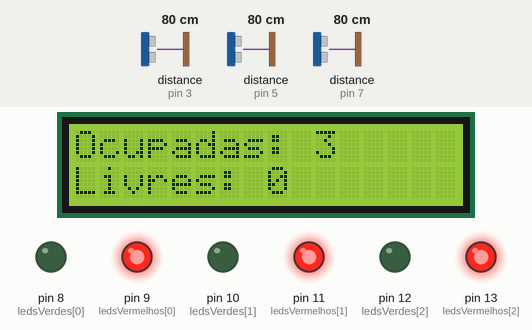
Bench run of a sketch on a simulated Arduino Uno, built with avr-gcc and run on an emulated ATmega328P. Parts: 16×2 character LCD, output pins drawn as LEDs (lit = HIGH). Wiring (inferred from the names in the program): 3 × ultrasonic range finder: trigger pin 2, echo pin 3 / trigger pin 4, echo pin 5 / trigger pin 6, echo pin 7. The inputs (shaded band) are chosen by the test bench; at power-on: distance to the obstacle (sensors on pin 3, pin 5, pin 7) 80 cm. The echo pulse lasts 58.3 µs per cm; pins used as bus, display or sensor lines are not drawn.

Above: at 3.2 s.
3.3 s: distance to the obstacle (sensor on pin 3) set to 97 cm
5.3 s: distance to the obstacle (sensor on pin 3) set to 108 cm
At 7.2 s:
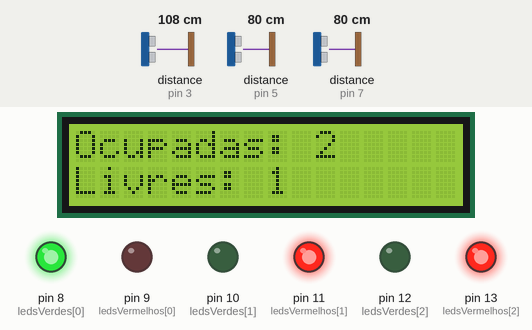
7.8 s: distance to the obstacle (sensor on pin 5) set to 99 cm
9.5 s: distance to the obstacle (sensor on pin 5) set to 106 cm
At 10.9 s:
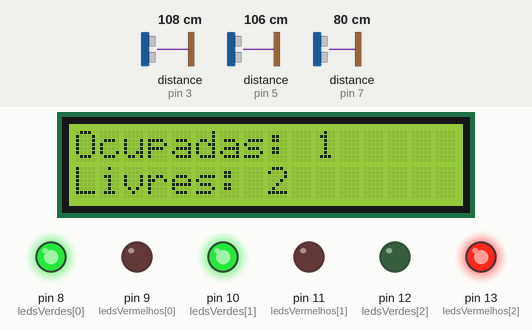
11.9 s: distance to the obstacle (sensor on pin 7) set to 99 cm
13.7 s: distance to the obstacle (sensor on pin 7) set to 105 cm
At 16.0 s:
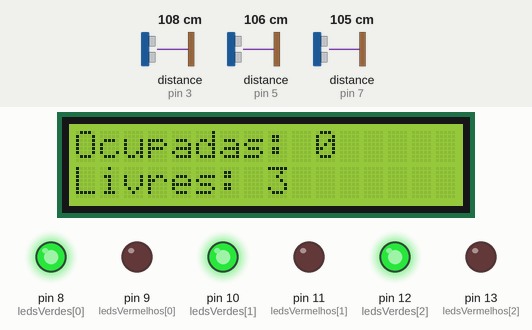
Timing chart, 0 to 17.1 s (numbered marks = the images above; inputs shaded):
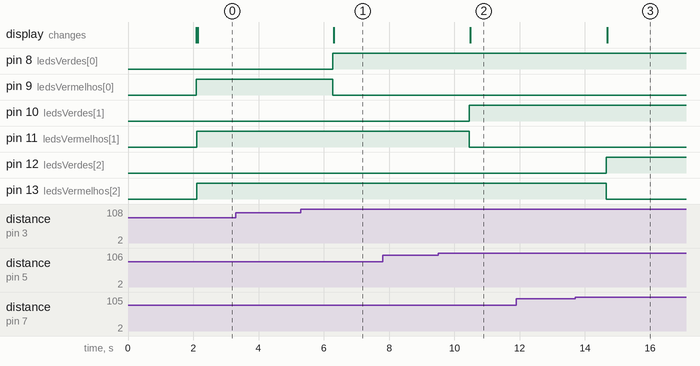

The sketch:

CODIGO_ARDUINO_BICICLETARIO.ino
```cpp
//Bibliotecas
//Bibliotecas encontradas no livro Automação e Instrumentação Industrial com Arduino Teoria e Projetos(Livro Fisico)
//Pag. 201 (ALBUQUERQUE; ALEXANDRIA, 2015)
#include <Wire.h> //Biblioteca usada pelo LCD I2C
#include <LiquidCrystal_I2C.h> //Controlar o Display I2C

//Biblioteca SoftwareSerial para comunicação serial assíncrona (UART) com o módulo ESP8266
//Livro consultado: Programação com Arduino: Começando com Sketches de Simon Monk, 2. ed. Bookman (Biblioteca Online), Cap. 11
//Documentação oficial consultada em https://docs.arduino.cc/learn/built-in-libraries/software-serial/
#include <SoftwareSerial.h>

//Inicializa o LCD, 16x2 é o tamanho do display e o 0x27 é o endereço I2C tipo "IP"
LiquidCrystal_I2C lcd(0x27, 16, 2);

//Define os pinos A0 (RX) e A1 (TX) como porta serial secundária para enviar dados ao ESP8266.
//Segundo o livro Automação e Instrumentação Industrial com Arduino Teoria e Projetos (Livro Fisico) Pag. 62,
//os pinos analógicos A0 a A5 (registrador PORTC do ATmega328P) também operam como entradas e saídas digitais.
SoftwareSerial espSerial(A0, A1);

//Vetores pinos Gatilho e Retorno ou trig e echo das vagas(Sensores)
//Livro consultado Elementos de programação de Francisco A. C. Pinheiro Pag. 235 e 236(Biblioteca Online)
//[] reserva espaço na memória {} onde fica o conteúdo as posições começam em 0 como Prof. Paulo ensinou.
const int tVagas[] = {2, 4, 6};
const int eVagas[] = {3, 5, 7};

//Vetores LEDs
const int ledsVerdes[] = {8, 10, 12};
const int ledsVermelhos[] = {9, 11, 13};

//Livro Conceitos de linguagem de programação de Robert W. Sebesta Pag, 201(Biblioteca Online)
//Segundo Prof. Rodnei, a váriavel guarda um valor. É um endereço na memória.
//Váriavel para definir limite da distância, para os sensores.
const int limite = 100;

//Váriavel numero de vagas
const int totalVagas = 3;

//Site consultado em 18 de setembro de 2026 as 23:53hs https://blog.eletrogate.com/guia-completo-do-display-lcd-arduino/
//Comando que inicializa o LCD lcd.init()  comando que ativa led de backlight lcd.backlight()
//Função que liga e testa o display
void setup(){//Configurações iniciais
  //Inicia comunicação serial com o ESP8266 em 9600 bps (bits por segundo).
  //Segundo o livro Arduino Básico de Michael McRoberts (2. ed., Novatec, Cap. 16) e Redes de Computadores
  //de Andrew S. Tanenbaum (Cap. 2), transmissor e receptor UART precisam operar na mesma taxa (baud rate).
  espSerial.begin(9600);

  lcd.init();
  lcd.backlight();
  lcd.setCursor(0, 0);//posição cursor.
  lcd.print("TESTE LCD OK");
  lcd.setCursor(0, 1);
  lcd.print("Funcionando OK");
  delay(2000);//pausa para leitura.
  lcd.clear();//limpa a tela.

  //Livro consultado Automação e Instrumentação Industrial com Arduino Teoria e Projetos(Livro Fisico) Pag.160
  //Laço de repetição com vetores e ponteiro
  //Isso diminui o codigo e economiza memória
  for (int i = 0; i < totalVagas; i++){
    pinMode(tVagas[i], OUTPUT);
    pinMode(eVagas[i], INPUT);
    pinMode(ledsVerdes[i], OUTPUT);
    pinMode(ledsVermelhos[i], OUTPUT);

    //Desligando LEDs no inicio
    //Livro consultado Automação e Instrumentação Industrial com Arduino Teoria e Projetos(Livro Fisico) Pag.175
    digitalWrite(ledsVerdes[i], LOW);
    digitalWrite(ledsVermelhos[i], LOW);
  }
}

//Laço de repetição consultado em livro Elementos de programação de Francisco A. C. Pinheiro Pag. 171 em diante (Biblioteca Online)
//Laço de repetição vagas ocupadas e livres
void loop(){
  int vagasOcupadas = 0;//Aqui iniciamos com a variável em 0
  for(int i = 0; i < totalVagas; i++){//Enquanto a variável i for menor que totalVagas soma 1
    int distancia = medirDistancia(tVagas[i], eVagas[i]);//Recebe informação dos pinos
    if (distancia > 0 && distancia <= limite){
      vagasOcupadas++;//Caso a vaga esteja ocupada, apaga led verde e acende led vermelho
      digitalWrite(ledsVerdes[i], LOW);
      digitalWrite(ledsVermelhos[i], HIGH);
    } else {//Caso contrario, acende led Verde e apaga Vermelho
      digitalWrite(ledsVerdes[i], HIGH);
      digitalWrite(ledsVermelhos[i], LOW);
    }
  }

  //Calcula Vagas Disponiveis
  int vagasLivres = totalVagas - vagasOcupadas;

  //Site consultado em 18 de setembro de 2026 as 23:53hs https://blog.eletrogate.com/guia-completo-do-display-lcd-arduino/
  //Mostra no display
  lcd.setCursor(0, 0);//posiciona cursor
  lcd.print("Ocupadas: ");//Escreve Ocupadas:
  lcd.print(vagasOcupadas);
  lcd.print(" ");

  lcd.setCursor(0, 1);//posiciona cursor
  lcd.print("Livres: ");//Escreve Livres:
  lcd.print(vagasLivres);
  lcd.print(" ");

  //Envia os dados via UART para o ESP8266 separados por vírgula ("ocupadas,livres\n").
  //Livro consultado: Internet das Coisas com ESP8266, Arduino e Raspberry Pi de Sérgio de Oliveira (Novatec, 2017, Cap. 3)
  espSerial.print(vagasOcupadas);
  espSerial.print(",");
  espSerial.println(vagasLivres);

  delay(1000);//Pausa 1 segundo até próxima leitura
}

//Função medir distancia
int medirDistancia(int pinT, int pinE){
  pinMode(pinT, OUTPUT);//Define o pino como saída
  digitalWrite(pinT, LOW);//Inicia com o pino desligado
  delayMicroseconds(2);//Aguarda 2 microsegundos desligado
  digitalWrite(pinT, HIGH);//Liga o pino durante 10 microsegundos
  delayMicroseconds(10);
  digitalWrite(pinT, LOW);//desliga novamente
  pinMode(pinE, INPUT);//Definindo o pino como entrada

  //Tipos de dados Livro Automação e Instrumentação Industrial com Arduino Teoria e Projetos(Livro fisico)Pag. 157
  long duracao = pulseIn(pinE, HIGH);//Este comando pulseIn foi consultado no link https://docs.arduino.cc/language-reference/pt/fun%C3%A7%C3%B5es/advanced-io/pulseIn/ em 21 de setembro de 2026 as 16:03hs
  int distancia = duracao * 0.034 / 2; //Transforma o tempo em centimetros. Isso se confirma no capitulo 20 do ebook 13° edição física Conceitual de Paul G. Hewitt
  return distancia; //Devolve o resultado
}
```

Measured:
- the behaviour switches between 102 and 103 cm on distance to the obstacle (sensor on pin 3) (found by bisection; images 0 and 1)
- the behaviour switches between 102 and 103 cm on distance to the obstacle (sensor on pin 5) (found by bisection; images 1 and 2)
- the behaviour switches between 102 and 103 cm on distance to the obstacle (sensor on pin 7) (found by bisection; images 2 and 3)
- after the input at 3.3 s, every drawn part: stays the same
- after the input at 5.3 s, pin 8 (ledsVerdes[0]): LOW → HIGH after 0.97 s; pin 9 (ledsVermelhos[0]): HIGH → LOW after 0.97 s; the display: changes after 1.0 s (image 1)
- after the input at 7.8 s, every drawn part: stays the same
- after the input at 9.5 s, pin 10 (ledsVerdes[1]): LOW → HIGH after 0.96 s; pin 11 (ledsVermelhos[1]): HIGH → LOW after 0.96 s; the display: changes after 0.99 s (image 2)
- after the input at 11.9 s, every drawn part: stays the same
- after the input at 13.7 s, pin 12 (ledsVerdes[2]): LOW → HIGH after 0.95 s; pin 13 (ledsVermelhos[2]): HIGH → LOW after 0.95 s; the display: changes after 0.98 s (image 3)
